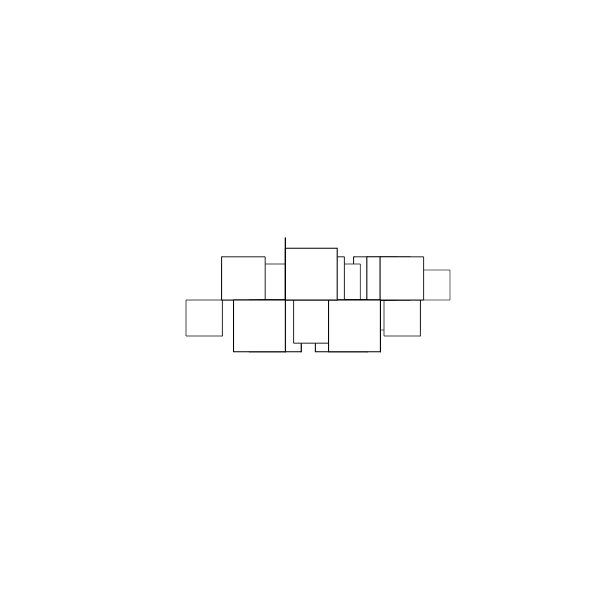
Frame 1 (no input)
Frame 60 (no input): identical to frame 1, image omitted
Frame 120 (the mouse pressed at the canvas centre since frame 60): identical to frame 1, image omitted

The p5.js sketch that drew this single still picture (run headless with seeded random() and noise() and a simulated clock; from frame 60 on, the mouse is pressed at the canvas centre):

// p5.js sketch
// ── sketch.js

// Point = P, Rectangle = R, line = F, Line*4 = D
// You can play around with length, angle, strokeweight, colors,...

let premise = 'F';
  let rules = {
    F: '+R[-F+R]>+F',
  }
let bigRule;


let length = 100;
let angle = 90;

function setup() {
  createCanvas(600, 600);
  angleMode(DEGREES);
  bigRule = resolveRules(premise, rules, 3);
  print(bigRule);
  
}

function draw() {
  background('white');
  stroke('black');
  strokeWeight(2);
  //noFill();
  translate(width / 2, height / 2);
  rotate(-90);
  scale(0.3);

  drawShape(bigRule);
   // angle += 1;
  // length += 0.1;
}

function resolveRules(startRule, rules, depth) {
  let endRule = '';
  for (let currentLetter of startRule) {
    if (currentLetter in rules) {
      endRule += rules[currentLetter];
    } else {
      endRule += currentLetter;
    }
  }
  if (depth >= 1) {
    endRule = resolveRules(endRule, rules, depth - 1);
  }
  return endRule;
}


function drawShape(rule)  {
  for (let c of rule) {
    if (c === 'F') {
      line(0, 0, length, 0);
      translate(length, 0);
    } else if (c === 'R') {
      rect(0, 0, length, length);
      translate(length, 0);
    } else if (c === 'P') {
      point(0, 0);
      translate(length/2, 0);
    } else if (c === 'D') {
      line(0, 0, length * 4, 0);
      translate(length*4, 0);
    } else if (c === 'f') {
      translate(0, length, 0);
    } else if (c === '+') {
      rotate(angle);
    } else if (c === '-') {
      rotate(-angle);
    } else if (c === '[') {
      push();
    } else if (c === ']') {
      pop();
    } else if (c === '>') {
      scale(1.2);
    } else if (c === '<') {
      scale(0.8);
   
    }
  }
}
